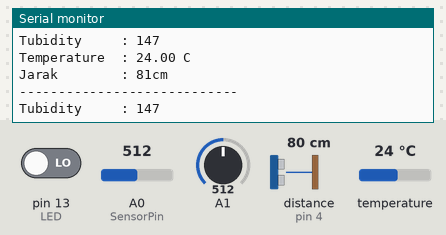
A sketch run on a simulated Arduino Uno, built with avr-gcc and run on an emulated ATmega328P. Parts: the last lines printed to the serial monitor. Inputs (shaded band) come from the test bench; at power-on: distance to the obstacle (sensor on pin 4) 80 cm, temperature 24 °C, A0 (SensorPin) = 512, A1 = 512, pin 13 (LED) LOW. The echo pulse lasts 58.3 µs per cm.

Above: at 2.7 s.
2.8 s: distance to the obstacle (sensor on pin 4) set to 2 cm
At 3.7 s:
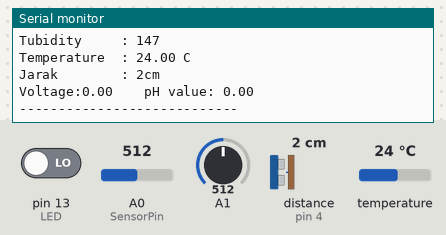
6.2 s: temperature set to 12 °C
At 7.5 s:
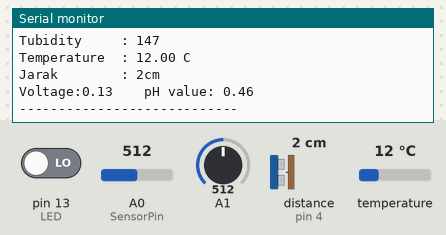
8.8 s: A0 (SensorPin) set to 390
At 11.2 s:
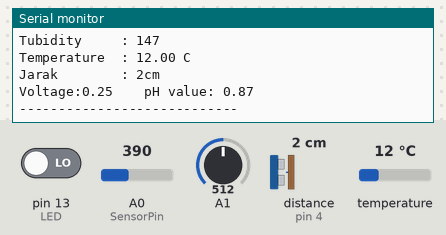
11.4 s: A1 set to 390
At 13.3 s:
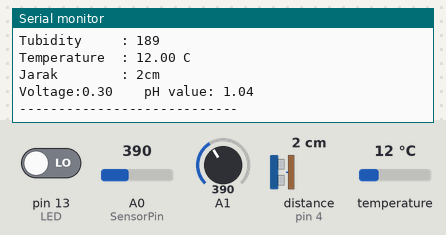
14.0 s: distance to the obstacle (sensor on pin 4) set to 4 cm
At 15.2 s:
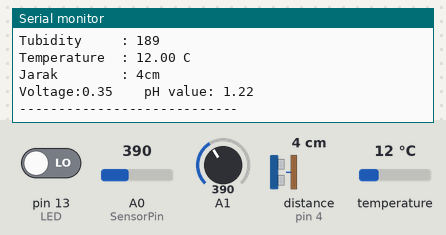
16.6 s: temperature set to 19 °C
At 19.0 s:
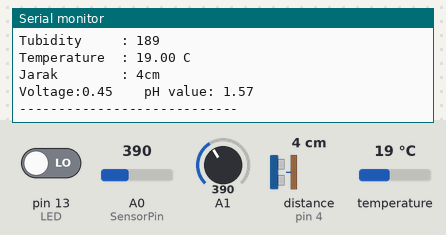
Timing chart, 0 to 20.5 s (numbered marks = the images above; inputs shaded):
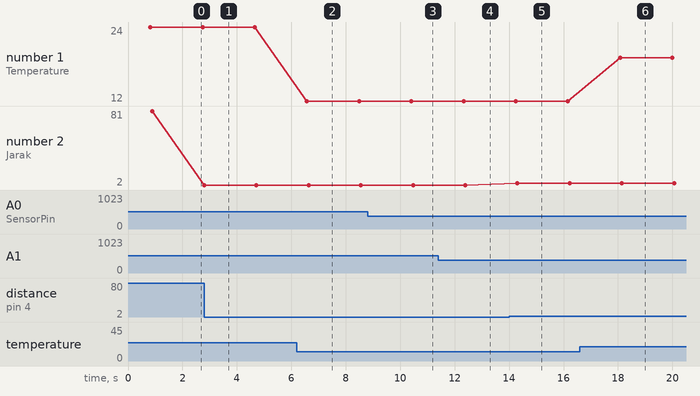

Measured:
- after the input at 2.8 s, the serial monitor: prints a new line at once (image 1)
- after the input at 6.2 s, the serial monitor: prints a new line after 0.37 s (image 2)
- after the input at 8.8 s, the serial monitor: prints a new line after 1.7 s (image 3)
- after the input at 11.4 s, the serial monitor: prints a new line after 0.12 s (image 4)
- after the input at 14.0 s, the serial monitor: prints a new line after 0.31 s (image 5)
- after the input at 16.6 s, the serial monitor: prints a new line after 1.5 s (image 6)
- plotted number 1: 24 → 12 after the input at 6.2 s, 12 → 19 after the input at 16.6 s
- plotted number 2: 81 → 2 after the input at 2.8 s, 2 → 4 after the input at 14.0 s

The sketch:

Arduino_IDE.ino
```cpp
#include <OneWire.h> //adc
#include <DallasTemperature.h> //DS18B20 sensor suhu
#include <NewPing.h> //SR04T sensor ultrasonic

#define SensorPin A0            //pH meter Analog output to Arduino Analog Input 0
#define Offset 0.00            //deviation compensate
#define LED 13
#define samplingInterval 20
#define printInterval 800
#define ArrayLenth  40    //times of collection
#define ONE_WIRE_BUS 2 //Suhu D2
#define trigPin 3 //Ultrasonic Trig D3
#define echoPin 4 //Ultrasonic Echo D4
#define MAX_DISTANCE 400 //Jarak maks Ultrasonic
NewPing sonar = NewPing(trigPin, echoPin, MAX_DISTANCE);
OneWire oneWire(ONE_WIRE_BUS); // Setup a oneWire instance to communicate with any OneWire device
DallasTemperature sensors(&oneWire); // Pass oneWire reference to DallasTemperature library
int pHArray[ArrayLenth];   //Store the average value of the sensor feedback
int pHArrayIndex=0;

void setup(){
  sensors.begin();
  Serial.begin(9600);
}

void loop(){

//Turbidity
  int sensorValue = analogRead(A1);
  int turbidity = map(sensorValue, 650,940, 100, 0);
    Serial.print("Tubidity     : ");
    Serial.println(turbidity);
  delay(50);

//Temperature
  sensors.requestTemperatures();
    Serial.print("Temperature  : ");
    Serial.print(sensors.getTempCByIndex(0));
    Serial.println(" C");
  delay(50);

//Ultrasonic
  int jarak = sonar.ping_cm();
    Serial.print("Jarak        : ");
    Serial.print(jarak);
    Serial.println("cm");
  delay(50);

//PH
static unsigned long samplingTime = millis();
  static unsigned long printTime = millis();
  static float pHValue,voltage;
  if(millis()-samplingTime > samplingInterval)
  {
      pHArray[pHArrayIndex++]=analogRead(SensorPin);
      if(pHArrayIndex==ArrayLenth)pHArrayIndex=0;
      voltage = avergearray(pHArray, ArrayLenth)*5.0/1024;
      pHValue = 3.5*voltage+Offset;
      samplingTime=millis();
  }
  if(millis() - printTime > printInterval)   //Every 800 milliseconds, print a numerical, convert the state of the LED indicator
  {
    Serial.print("Voltage:");
        Serial.print(voltage,2);
        Serial.print("    pH value: ");
    Serial.println(pHValue,2);
        digitalWrite(LED,digitalRead(LED)^1);
        printTime=millis();
  }
   Serial.println("----------------------------");
 delay(1000);

}
double avergearray(int* arr, int number){
  int i;
  int max,min;
  double avg;
  long amount=0;
  if(number<=0){
    Serial.println("Error number for the array to avraging!/n");
    return 0;
  }
  if(number<5){   //less than 5, calculated directly statistics
    for(i=0;i<number;i++){
      amount+=arr[i];
    }
    avg = amount/number;
    return avg;
  }else{
    if(arr[0]<arr[1]){
      min = arr[0];max=arr[1];
    }
    else{
      min=arr[1];max=arr[0];
    }
    for(i=2;i<number;i++){
      if(arr[i]<min){
        amount+=min;        //arr<min
        min=arr[i];
      }else {
        if(arr[i]>max){
          amount+=max;    //arr>max
          max=arr[i];
        }else{
          amount+=arr[i]; //min<=arr<=max
        }
      }//if
    }//for
    avg = (double)amount/(number-2);
  }//if
  return avg;


}
```
